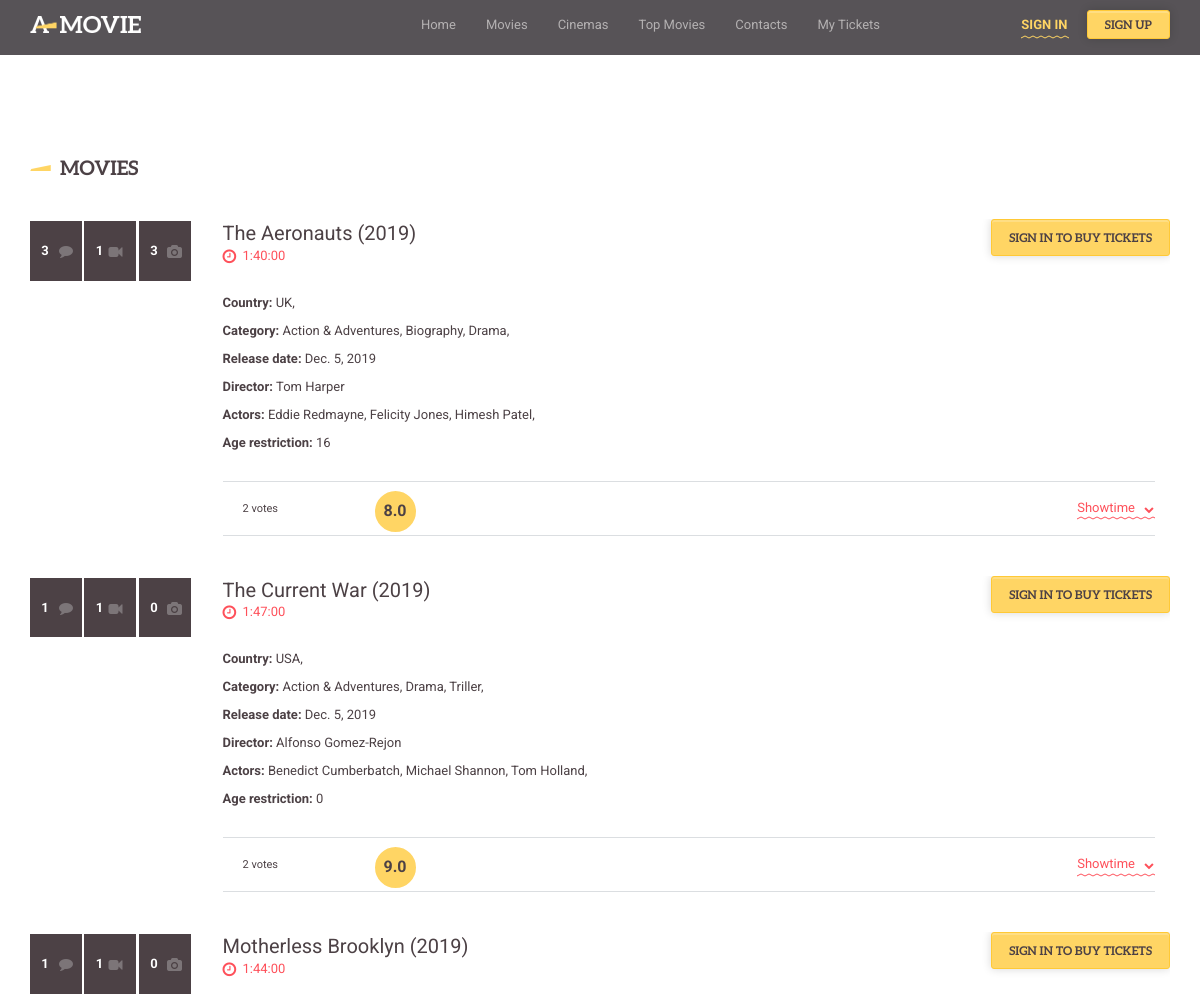
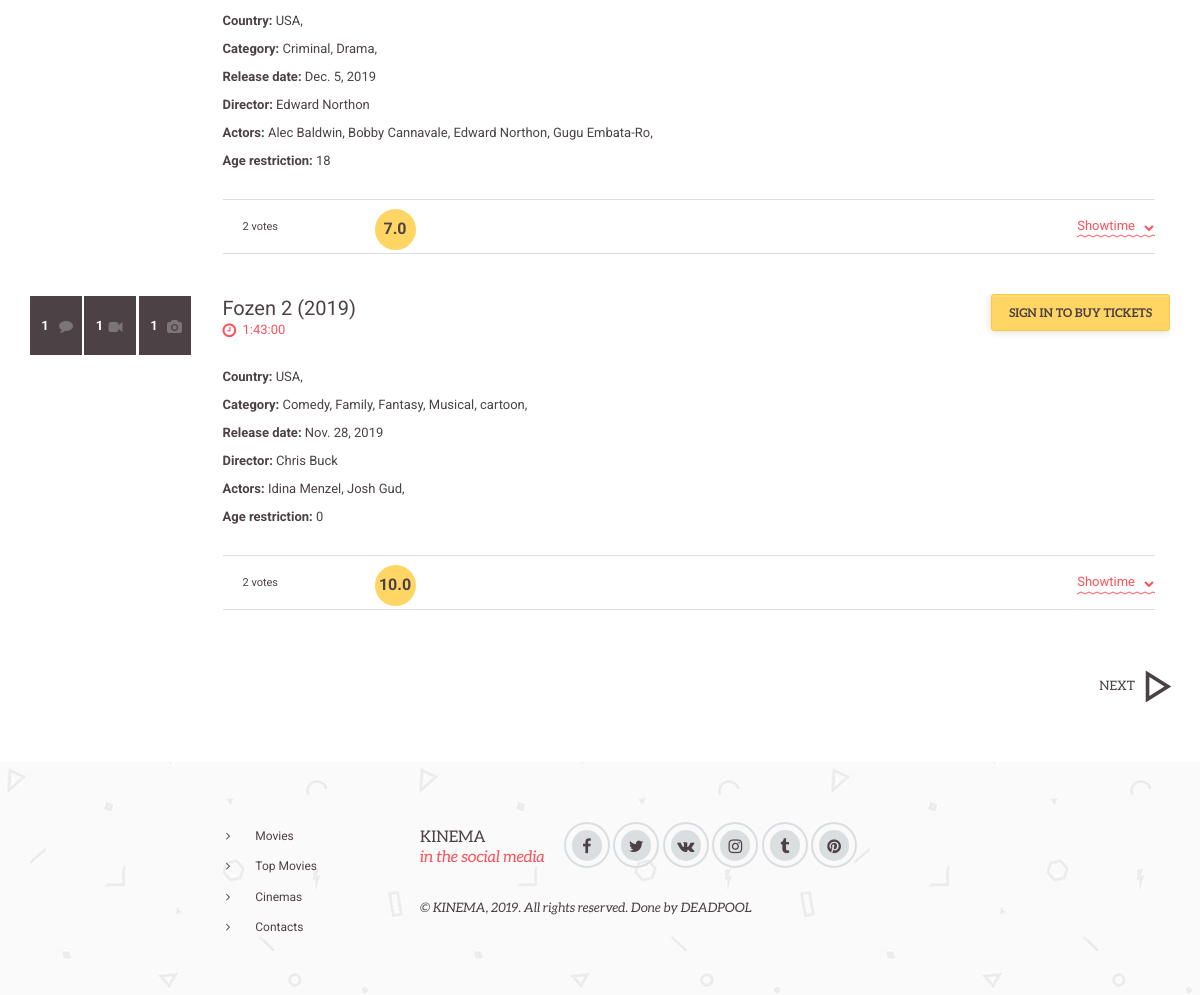
Page /movies/ on the committed database (2 pictures, top to bottom).
### kinema/models.py (models this page shows, shortened)
class Movie(models.Model):
    name = models.CharField(max_length=75, db_index=True, verbose_name="Name", default="Movie Name")
    duration = models.DurationField(default=timedelta(), verbose_name="Duration")
    countries = models.ManyToManyField(Country, verbose_name="Countries")
    year = models.ForeignKey(Year, on_delete=models.CASCADE, verbose_name="Year")
    categories = models.ManyToManyField(Category, verbose_name="Categories")
    releas_date = models.DateTimeField(verbose_name="Release Date")
    director = models.ForeignKey(Director, verbose_name="Director", on_delete=models.CASCADE)
    actors = models.ManyToManyField(Actor, verbose_name="Actors")
    age_restrict = models.PositiveIntegerField(verbose_name="Age Restriction",  default=0)
    box_office = models.PositiveIntegerField(verbose_name="Box Office", default=1000)
    plot = models.TextField(verbose_name="The Plot", default="This is the plot of Movie")
    link_trailer = models.URLField(verbose_name="Link to Trailer", default="https://www.youtube.com/watch?v=hHW1oY26kxQ")
    link_poster = models.URLField(verbose_name="Link to Poster", default="https://www.quantabiodesign.com/wp-content/uploads/No-Photo-Available.jpg")
    class Meta:
        ordering = ['name']
        index_together = [
            ['id', 'name']
        ]
        verbose_name = "Movie"
        verbose_name_plural = "Movies"
    @property
    def rate(self):
        rates = Rate.objects.filter(movie=self)
        count = len(rates)
        rates = sum(i.rate for i in rates)
        if count == 0:
            return 0
        return rates / count
    @property
    def comments(self):
        return CommentMovie.objects.filter(movie=self)
    @property
    def images(self):
        return MovieImage.objects.filter(movie=self)
    @property
    def comment_count(self):
        return len(self.comments)
    @property
    def categories_list(self):
        return self.categories.all()
    @property
    def country_list(self):
        return self.countries.all()
    @property
    def actors_list(self):
        return self.actors.all()
    @property
    def image_count(self):
        return len(self.images)
    @property
    def cinemas(self):
        return CinemaMovie.objects.filter(movie=self)
    @property
    def cinemas_len(self):
        return len(self.cinemas)

class Year(models.Model):
    value = models.PositiveIntegerField(db_index=True, verbose_name="Year", default=2000)
    def __str__(self):
        return str(self.value)
    class Meta:
        ordering = ['value']
        index_together = [
            ['id', 'value']
        ]
        verbose_name = "Year"
        verbose_name_plural = "Years"

class Country(models.Model):
    name = models.CharField(max_length=20, db_index=True, verbose_name="Country", default="Contry Name")
    def __str__(self):
        return self.name
    class Meta:
        ordering = ['name']
        index_together = [
            ['id', 'name']
        ]
        verbose_name = "Country"
        verbose_name_plural = "Countries"

class Category(models.Model):
    name = models.CharField(max_length=20, db_index=True, verbose_name="Category", default="Category Name")
    def __str__(self):
        return self.name
    class Meta:
        ordering = ['name']
        index_together = [
            ['id', 'name']
        ]
        verbose_name = "Category"
        verbose_name_plural = "Categories"

class Director(models.Model):
    first_name = models.CharField(max_length=20, db_index=True, verbose_name="First Name",  default="FName")
    last_name = models.CharField(max_length=20, db_index=True, verbose_name="Last Name", default="LName")
    def __str__(self):
        return self.first_name + " " + self.last_name
    class Meta:
        ordering = ['first_name']
        index_together = [
            ['id', 'first_name', 'last_name']
        ]
        verbose_name = "Director"
        verbose_name_plural = "Directors"

class Actor(models.Model):
    first_name = models.CharField(max_length=20, db_index=True, verbose_name="First Name", default="FName")
    last_name = models.CharField(max_length=20, db_index=True, verbose_name="Last Name", default="LName")
    def __str__(self):
        return self.first_name + " " + self.last_name
    class Meta:
        ordering = ['first_name']
        index_together = [
            ['id', 'first_name', 'last_name']
        ]
        verbose_name = "Actor"
        verbose_name_plural = "Actors"

class Rate(models.Model):
    rate = models.FloatField(verbose_name="Rate")
    user = models.ForeignKey(User, verbose_name="Rated User", related_name="users", on_delete=models.CASCADE)
    movie = models.ForeignKey(Movie, verbose_name="Movie", related_name="movie", on_delete=models.CASCADE)
    class Meta:
        ordering = ['user']
        verbose_name = "Rate"
        verbose_name_plural = "Rates"

### kinema/views.py (the view)
# urls.py: path('movies/', views.Movies, name="Movie"),
def Movies(request):
    movies = Movie.objects.order_by('-releas_date')
    years = Year.objects.order_by('-value')
    cinemas = Cinema.objects.order_by('name')
    categories = Category.objects.order_by('name')
    paginator = Paginator(movies, 4)
    page = request.GET.get('page')
    movie_list = paginator.get_page(page)
    next_page = movie_list.next_page_number() if movie_list.has_next() else page
    prev_page = movie_list.previous_page_number() if movie_list.has_previous() else page
    return render(request, 'kinema/movies.html', {'movies': movie_list.object_list,
                                                  'has_other': movie_list.has_other_pages(),
                                                  'has_next': movie_list.has_next(),
                                                  'has_prev': movie_list.has_previous(),
                                                  'next_page': next_page,
                                                  'prev_page': prev_page,
                                                  'years': years,
                                                  'cinemas': cinemas,
                                                  'categories': categories})

### kinema/models.py (called while the page is built)
    def __str__(self):
        return self.name

    @property
    def times(self):
        return ShowTime.objects.filter(cinema_movie=self)

### kinema/templates/kinema/movies.html (shortened to what this page needs)
{% extends 'kinema/wrapper.html' %}
{% load static %}
{% block content %}
<section class="container" style="margin-top:100">
    <div class="col-sm-12">
        <h2 class="page-heading">Movies</h2>
        {% for m in movies%}
        <div class="movie movie--preview movie--full">
             <div class="col-sm-3 col-md-2 col-lg-2">
                    <div class="movie__feature">
                        <a class="movie__feature-item movie__feature--comment">{{m.comment_count}}</a>
                        <a class="movie__feature-item movie__feature--video">1</a>
                        <a class="movie__feature-item movie__feature--photo">{{m.image_count}}</a>
                    </div>
            </div>
            <div class="col-sm-9 col-md-10 col-lg-10 movie__about">
                    <a href='/movie/{{m.id}}' class="movie__title link--huge">{{m.name}} ({{m.year}})</a>
                    <p class="movie__time">{{m.duration}}</p>
                    <p class="movie__option"><strong>Country: </strong>{% for c in m.country_list %}{{c}}, {% endfor %}</p>
                    <p class="movie__option"><strong>Category: </strong>{% for c in m.categories_list %}{{c}}, {% endfor %}</p>
                    <p class="movie__option"><strong>Release date: </strong>{{m.releas_date.date}}</p>
                    <p class="movie__option"><strong>Director: </strong>{{m.director}}</p>
                    <p class="movie__option"><strong>Actors: </strong>{% for c in m.actors_list %}{{c}}, {% endfor %}</p>
                    <p class="movie__option"><strong>Age restriction: </strong>{{m.age_restrict}}</p>
                    {% if request.user.is_authenticated %}
                    <div class="movie__btns">
                        <a href="/buy_ticket/{{m.id}}" class="btn btn-md btn--warning">book a ticket <span class="hidden-sm">for this movie</span></a>
                    </div>
                    {% else %}
                    <div class="movie__btns">
                        <a href="/auth/" class="btn btn-md btn--warning">sign in <span class="hidden-sm">to buy tickets</span></a>
                    </div>
                    {%endif%}
                    <div class="preview-footer">
                        <div class="movie__rate" style="padding: 20"><span class="movie__rate-number">{{m.cinemas_len}} votes</span> <span class="movie__rating">{{m.rate}}</span></div>
                        <a href="#" class="movie__show-btn">Showtime</a>
                    </div>
            </div>
        </div>
        {% endfor %}
        {% if has_other%}
        <div class="coloum-wrapper">
            <div class="pagination paginatioon--full">
                    {%if has_next%}
                    <a href='?page={{next_page}}' class="pagination__next">next</a>
                    {%endif%}
            </div>
        </div>
        {%endif%}
    </div>
</section>
{% endblock %}

### kinema/static/css/gozha-nav.css (style rules this page uses)
body { font-family:Helvetica, sans-serif; }

### rows in the picture
Movie: comment_count "3", image_count "3", name "The Aeronauts", year "2019", duration "1:40:00", releas_date "Dec. 5, 2019", director "Tom Harper", age_restrict "16", cinemas_len "2", rate "8.0"
Country: name "UK"
Category: name "Action & Adventures"
Category: name "Biography"
Category: name "Drama"
Actor: first_name+last_name "Eddie Redmayne"
Actor: first_name+last_name "Felicity Jones"
Actor: first_name+last_name "Himesh Patel"
Movie: comment_count "1", image_count "0", name "The Current War", year "2019", duration "1:47:00", releas_date "Dec. 5, 2019", director "Alfonso Gomez-Rejon", age_restrict "0", cinemas_len "2", rate "9.0"
Country: name "USA"
Category: name "Triller"
Actor: first_name+last_name "Benedict Cumberbatch"
Actor: first_name+last_name "Michael Shannon"
Actor: first_name+last_name "Tom Holland"
Movie: comment_count "1", image_count "0", name "Motherless Brooklyn", year "2019", duration "1:44:00", releas_date "Dec. 5, 2019", director "Edward Northon", age_restrict "18", cinemas_len "2", rate "7.0"
Category: name "Criminal"
Actor: first_name+last_name "Alec Baldwin"
Actor: first_name+last_name "Bobby Cannavale"
Actor: first_name+last_name "Edward Northon"
Actor: first_name+last_name "Gugu Embata-Ro"
Movie: comment_count "1", image_count "1", name "Fozen 2", year "2019", duration "1:43:00", releas_date "Nov. 28, 2019", director "Chris Buck", age_restrict "0", cinemas_len "2", rate "10.0"
Category: name "Comedy"
Category: name "Family"
Category: name "Fantasy"
Category: name "Musical"
Category: name "cartoon"
Actor: first_name+last_name "Idina Menzel"
Actor: first_name+last_name "Josh Gud"
